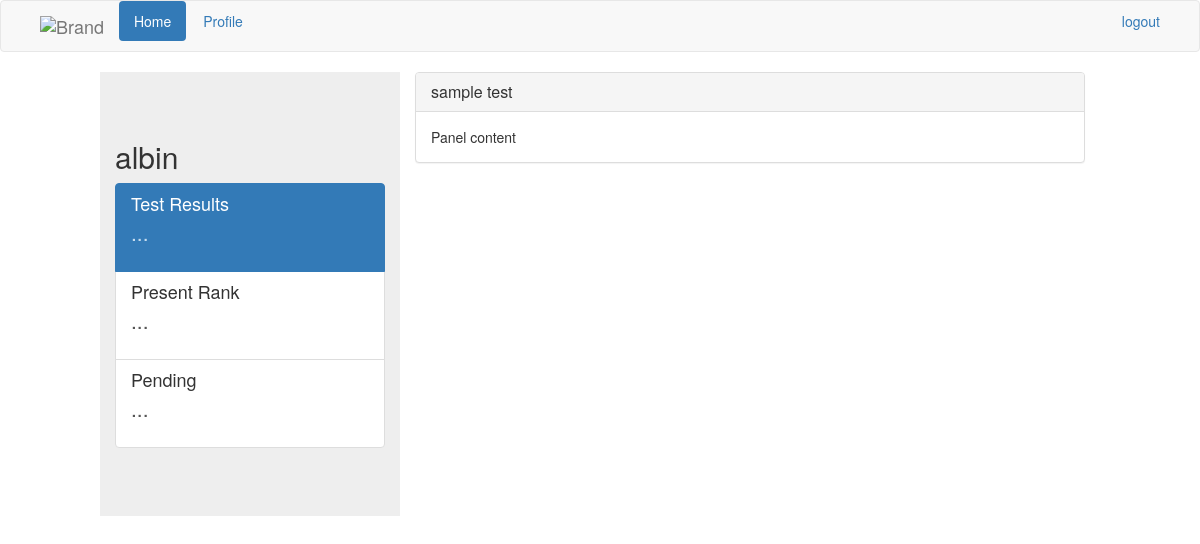
Page /home/ (signed in) on the earlier database version.
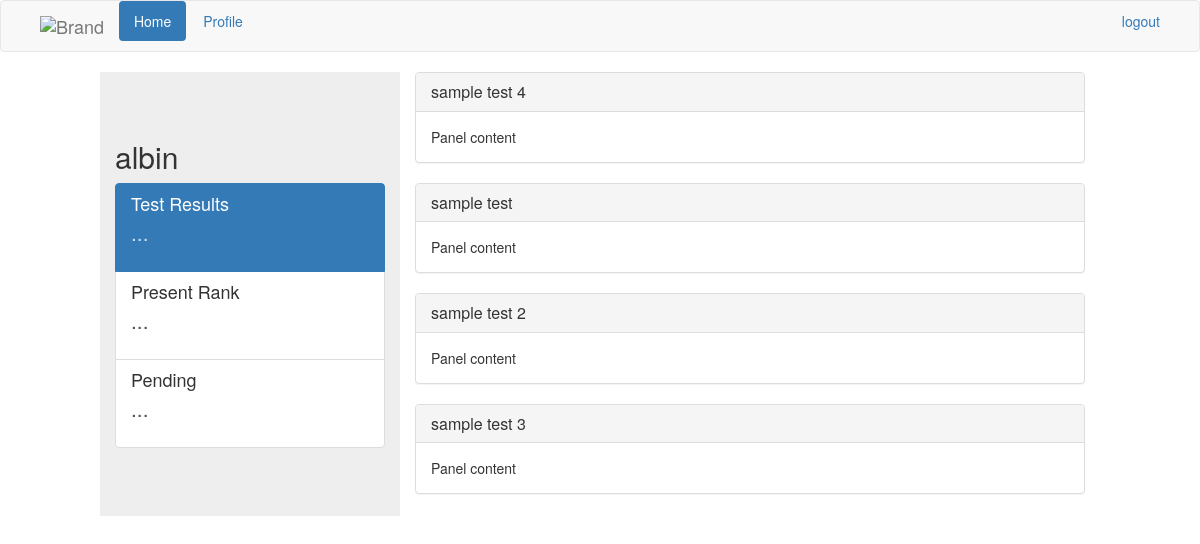
Same page on the later database version.
### registration/models.py (models this page shows, shortened)
class Tests(models.Model):
    test_text=models.CharField(max_length=40)
    time=models.DurationField('Duration of exam')
    times=models.DateTimeField('Date of exam')

### registration/views.py (the view)
# urls.py: url(r'^home/',views.HomeView.as_view(),name="home"),
class HomeView(LoginRequiredMixin,View):
	login_url = '/login/'
	redirect_field_name = '/login/'
	def get(self ,request ,*arg ,**kwargs):
		test=Tests.objects.order_by('-times')[:5]
		context={
			"test":test,
		}
		return render(request ,'home.html',context)

### registration/templates/home.html (shortened to what this page needs)
{% extends 'base.html'%}
{% block body %}
<body class="loggedinpage">
	<nav class="navbar navbar-default">
	  <div class="container-fluid">
		<div class="navbar-header">
		  <a class="navbar-brand" href="#">
			<img alt="Brand" src="...">
		  </a>
		</div>
		<div class="nav navbar-left">
			<ul class="nav nav-pills">
			  <li role="presentation" class="active"><a href="#">Home</a></li>
			  <li role="presentation"><a href="{% url 'profile' %}">Profile</a></li>
			</ul>
		</div>
		<div class="nav navbar-right">
			<ul class="nav nav-pills">
			<li><a href="{% url 'logout' %}">logout</a></li>
	  		</ul>
		</div>
	  </div>
	</nav>
	<div class="jumbotron  profile-side-view col-md-3 col-md-offset-1 ">
		<h2>{{user.username}}</h2>
	<div class="list-group">
	  <a href="#" class="list-group-item active">
		<h4 class="list-group-item-heading">Test Results</h4>
		<p class="list-group-item-text">...</p>
	  </a>
		<a href="#" class="list-group-item ">
		<h4 class="list-group-item-heading">Present Rank</h4>
		<p class="list-group-item-text">...</p>
	  </a>
		<a href="#" class="list-group-item ">
		<h4 class="list-group-item-heading">Pending</h4>
		<p class="list-group-item-text">...</p>
		</a>
	</div>
	</div>
	{% for t in test %}
	<div class="col-md-7">
		<div class="panel panel-default ">
		  <div class="panel-heading">
			  <h3 class="panel-title"><a href="{% url 'test' t.id %}">{{ t.test_text }}</a></h3>
		  </div>
		  <div class="panel-body">
			Panel content
		  </div>
		</div>
	</div>
	{% endfor 	%}
</body>
{% endblock %}

Differences in the rows shown:
added Tests: test_text "sample test 4"
added Tests: test_text "sample test 2"
added Tests: test_text "sample test 3"
